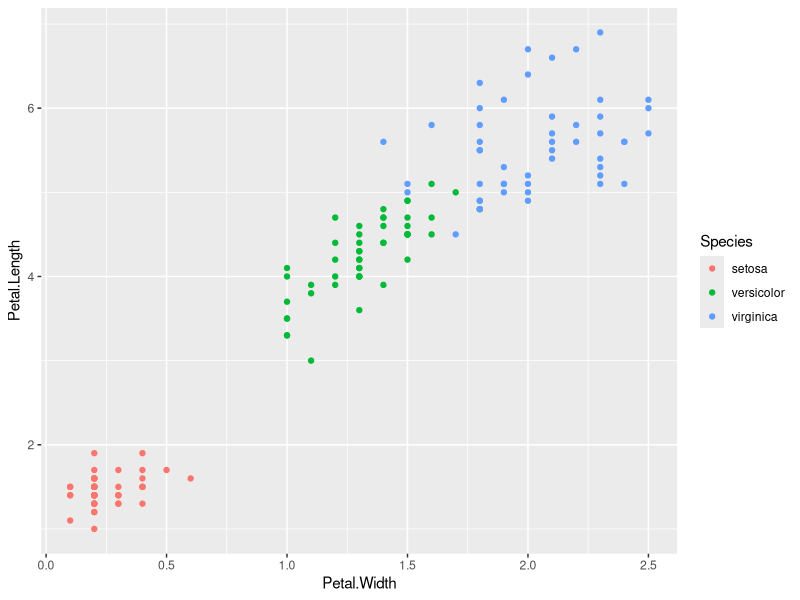
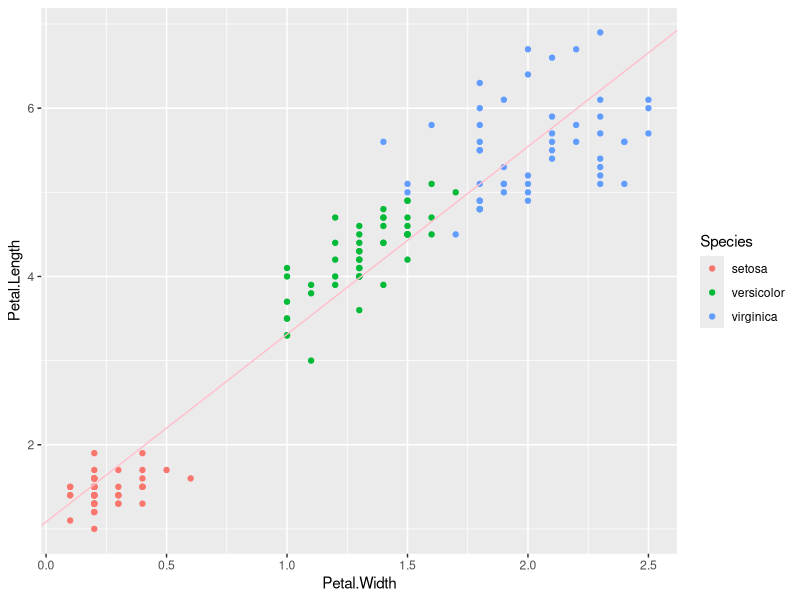
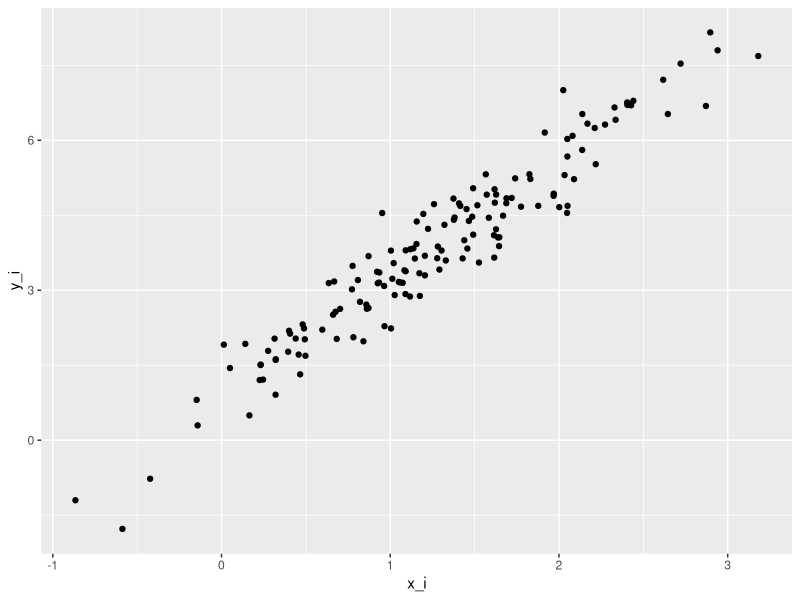

The R script that drew these images, in order:
## ---- chunk 1
#| label: show-iris
#| echo: true

head(iris, 6)
## ---- chunk 2
cov(iris$Petal.Length, iris$Petal.Width) /
  (sd(iris$Petal.Length) * sd(iris$Petal.Width))
## ---- chunk 3
cor(iris$Petal.Length, iris$Petal.Width)
## ---- chunk 4
r_wl <- cor(iris$Petal.Width, iris$Petal.Length)
sd_w <- sd(iris$Petal.Width)
sd_l <- sd(iris$Petal.Length)

cov_wl <- r_wl * sd_w * sd_l

## bind together rows of the matrix using rbind()
cvmx <- rbind(c(sd_w^2, cov_wl),
              c(cov_wl, sd_l^2))

cvmx
## ---- chunk 5
#| message: false
#| label: fig-iris
#| fig.cap: "Scatterplot of the `iris` data."
library("tidyverse")

ggplot(iris,
       aes(x = Petal.Width, y = Petal.Length, colour = Species)) +
  geom_point()
## ---- chunk 6
mod <- lm(Petal.Length ~ Petal.Width, data = iris)
## ---- chunk 7
summary(mod)
## ---- chunk 8
coef(mod)
## ---- chunk 9
sigma(mod)
## ---- chunk 10
ggplot(iris,
       aes(x = Petal.Width, y = Petal.Length, colour = Species)) +
  geom_point() +
  geom_abline(slope = coef(mod)["Petal.Width"],
              intercept = coef(mod)["(Intercept)"],
              colour = "pink")
## ---- chunk 11
iris_coef <- coef(mod)
iris_sig <- sigma(mod) 

iris_coef
iris_sig
## ---- chunk 12
iris_mu_x <- mean(iris$Petal.Width)
iris_sd_x <- sd(iris$Petal.Width)
## ---- chunk 13
set.seed(1451)

iris_x <- rnorm(150, mean = iris_mu_x, sd = iris_sd_x)
## ---- chunk 14
sim_iris <- tibble(x_i = iris_x,
                   y_hat = iris_coef[1] + iris_coef[2] * x_i,
                   e_i = rnorm(150, mean = 0, sd = iris_sig),
                   y_i = y_hat + e_i)
## ---- chunk 15
ggplot(sim_iris,
       aes(x = x_i, y = y_i)) +
  geom_point()
